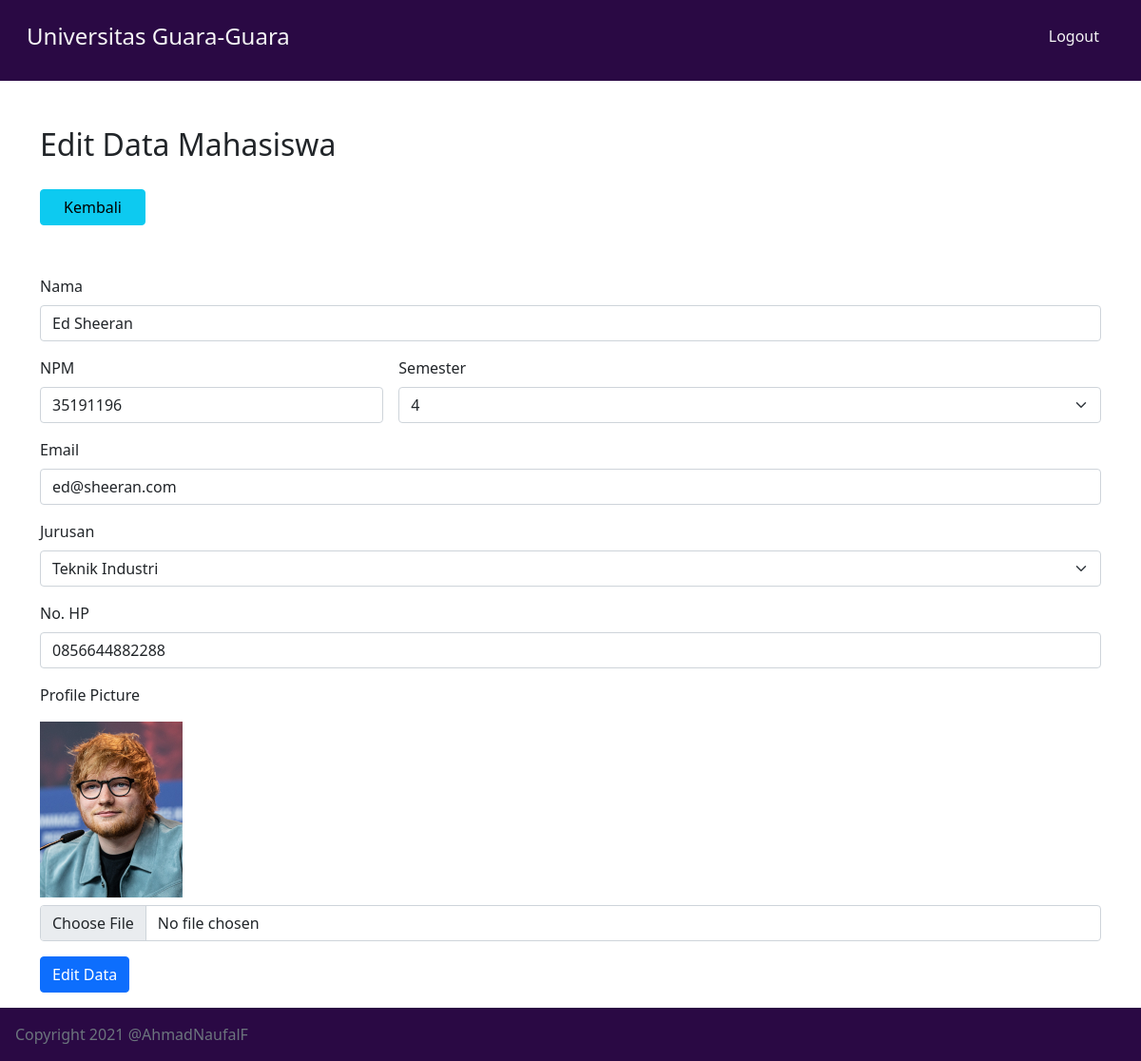
/edit.php?id=6 (signed in), run on the app's committed database.
### tables this page shows
CREATE TABLE `mahasiswa` (
  `id` int(11) NOT NULL,
  `nama` varchar(200) NOT NULL,
  `npm` char(8) NOT NULL,
  `semester` char(2) NOT NULL,
  `email` varchar(100) NOT NULL,
  `jurusan` varchar(100) NOT NULL,
  `telepon` char(13) NOT NULL,
  `gambar` varchar(100) NOT NULL
);

### functions.php (called while the page is built, shortened)
<?php
$conn = mysqli_connect("localhost", "root", "", "guara_db");
function query($query)
{
    global $conn;
    $result = mysqli_query($conn, $query);
    $rows = [];
    while ($row = mysqli_fetch_assoc($result)) {
        $rows[] = $row;
    }
    return $rows;
}

### edit.php (the view, shortened to what this page needs)
<?php
require 'functions.php';
$id = $_GET['id'];
$mhs = query("SELECT * FROM mahasiswa WHERE id = $id")[0];
?>
<!DOCTYPE html>
<html lang="en">
<head>
    <link href="https://cdn.jsdelivr.net/npm/bootstrap@5.1.0/dist/css/bootstrap.min.css" rel="stylesheet">
</head>
<body>
    <nav class="navbar sticky-top navbar-light" style="background-color: #2A0944;">
        <div class="container-fluid">
            <a class="navbar-brand p-3 d-inline-flex" href="#">
                <h4 style="color: whitesmoke;">Universitas Guara-Guara</h4>
            </a>
            <a class="navbar-brand p-3 d-inline-flex" href="logout.php">
                <h6 style="color: whitesmoke;">Logout</h6>
            </a>
        </div>
    </nav>
    <section>
        <div class="container">
            <div class="row">
                <div class="col-md-12 mt-5 mb-3">
                    <h2>Edit Data Mahasiswa</h2>
                </div>
                <div class="col-md-12">
                    <a href="index.php" class="btn btn-info px-4 my-1">Kembali</a>
                </div>
                <div class="col-md-12 my-3">
                    <form class="row g-3" action="" method="POST" enctype="multipart/form-data">
                        <div class="col-md-12">
                            <label for="nama" class="form-label">Nama</label>
                            <input type="text" class="form-control" id="nama" name="nama" value="<?= $mhs['nama'] ?>" autocomplete="off">
                        </div>
                        <div class="col-md-4">
                            <label for="npm" class="form-label">NPM</label>
                            <input type="text" class="form-control" id="npm" name="npm" maxlength="8" value="<?= $mhs['npm'] ?>" autocomplete="off">
                        </div>
                        <div class="col-md-8">
                            <label for="semester" class="form-label">Semester</label>
                            <select id="semester" class="form-select" name="semester">
                                <option><?= $mhs['semester'] ?></option>
                            </select>
                        </div>
                        <div class="col-md-12">
                            <label for="email" class="form-label">Email</label>
                            <input type="email" class="form-control" id="email" name="email" value="<?= $mhs['email'] ?>" autocomplete="off">
                        </div>
                        <div class="col-md-12">
                            <label for="jurusan" class="form-label">Jurusan</label>
                            <select id="jurusan" class="form-select" name="jurusan">
                                <option><?= $mhs['jurusan'] ?></option>
                            </select>
                        </div>
                        <div class="col-md-12">
                            <label for="telepon" class="form-label">No. HP</label>
                            <input type="text" class="form-control" id="telepon" name="telepon" maxlength="14" value="<?= $mhs['telepon'] ?>" autocomplete="off">
                        </div>
                        <div class="col-md-12">
                            <label for="gambar" class="form-label">Profile Picture</label><br>
                            <img src="img/<?= $mhs['gambar']; ?>" style="width: 150px;" class="my-2">
                            <input type="file" class="form-control" id="gambar" name="gambar">
                        </div>
                        <div class="col-12">
                            <button type="submit" class="btn btn-primary" name="submit">Edit Data</button>
                        </div>
                    </form>
                </div>
            </div>
        </div>
    </section>
    <footer class="footer mt-auto bg-light">
        <div class="container-fluid p-3" style="background-color: #2A0944;">
            <span class="text-muted">Copyright 2021 @AhmadNaufalF</span>
        </div>
    </footer>
</body>
</html>

### data on the page
mahasiswa: nama "Ed Sheeran", npm "35191196", semester "4", email "ed@sheeran.com", jurusan "Teknik Industri", telepon "0856644882288", gambar (picture)
